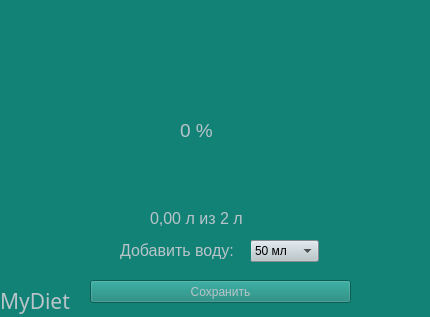
<?xml version="1.0" encoding="UTF-8"?>
<ui version="4.0">
 <class>Form</class>
 <widget class="QWidget" name="Form">
  <property name="geometry">
   <rect>
    <x>0</x>
    <y>0</y>
    <width>430</width>
    <height>317</height>
   </rect>
  </property>
  <property name="windowTitle">
   <string>Form</string>
  </property>
  <property name="styleSheet">
   <string notr="true">background-color:rgb(18, 130, 119)</string>
  </property>
  <widget class="QLabel" name="value_water">
   <property name="geometry">
    <rect>
     <x>150</x>
     <y>210</y>
     <width>161</width>
     <height>16</height>
    </rect>
   </property>
   <property name="font">
    <font>
     <pointsize>12</pointsize>
    </font>
   </property>
   <property name="styleSheet">
    <string notr="true">color:  rgb(185, 196, 201)</string>
   </property>
   <property name="text">
    <string>0,00 л из 2 л</string>
   </property>
  </widget>
  <widget class="QLabel" name="logo_app">
   <property name="geometry">
    <rect>
     <x>0</x>
     <y>280</y>
     <width>91</width>
     <height>41</height>
    </rect>
   </property>
   <property name="font">
    <font>
     <family>Poor Richard</family>
     <pointsize>16</pointsize>
    </font>
   </property>
   <property name="styleSheet">
    <string notr="true">color:  rgb(185, 196, 201)</string>
   </property>
   <property name="text">
    <string>MyDiet</string>
   </property>
  </widget>
  <widget class="QComboBox" name="values">
   <property name="geometry">
    <rect>
     <x>250</x>
     <y>240</y>
     <width>69</width>
     <height>22</height>
    </rect>
   </property>
   <property name="styleSheet">
    <string notr="true">background-color:  rgb(185, 196, 201)</string>
   </property>
   <item>
    <property name="text">
     <string>50 мл</string>
    </property>
   </item>
   <item>
    <property name="text">
     <string>100 мл</string>
    </property>
   </item>
   <item>
    <property name="text">
     <string>150 мл</string>
    </property>
   </item>
   <item>
    <property name="text">
     <string>200 мл</string>
    </property>
   </item>
   <item>
    <property name="text">
     <string>250 мл</string>
    </property>
   </item>
   <item>
    <property name="text">
     <string>300 мл</string>
    </property>
   </item>
   <item>
    <property name="text">
     <string>400 мл</string>
    </property>
   </item>
   <item>
    <property name="text">
     <string>450 мл</string>
    </property>
   </item>
   <item>
    <property name="text">
     <string>500 мл</string>
    </property>
   </item>
  </widget>
  <widget class="QLabel" name="label">
   <property name="geometry">
    <rect>
     <x>120</x>
     <y>240</y>
     <width>131</width>
     <height>20</height>
    </rect>
   </property>
   <property name="font">
    <font>
     <pointsize>12</pointsize>
    </font>
   </property>
   <property name="styleSheet">
    <string notr="true">color:  rgb(185, 196, 201)</string>
   </property>
   <property name="text">
    <string>Добавить воду:</string>
   </property>
  </widget>
  <widget class="QLabel" name="image">
   <property name="geometry">
    <rect>
     <x>110</x>
     <y>30</y>
     <width>181</width>
     <height>181</height>
    </rect>
   </property>
   <property name="text">
    <string/>
   </property>
  </widget>
  <widget class="QLabel" name="percent">
   <property name="geometry">
    <rect>
     <x>180</x>
     <y>110</y>
     <width>81</width>
     <height>41</height>
    </rect>
   </property>
   <property name="font">
    <font>
     <pointsize>14</pointsize>
    </font>
   </property>
   <property name="styleSheet">
    <string notr="true">color:  rgb(185, 196, 201)</string>
   </property>
   <property name="text">
    <string>0 %</string>
   </property>
  </widget>
  <widget class="QPushButton" name="save_water">
   <property name="geometry">
    <rect>
     <x>90</x>
     <y>280</y>
     <width>261</width>
     <height>23</height>
    </rect>
   </property>
   <property name="styleSheet">
    <string notr="true">color:  rgb(185, 196, 201)</string>
   </property>
   <property name="text">
    <string>Сохранить</string>
   </property>
  </widget>
 </widget>
 <resources/>
 <connections/>
</ui>
